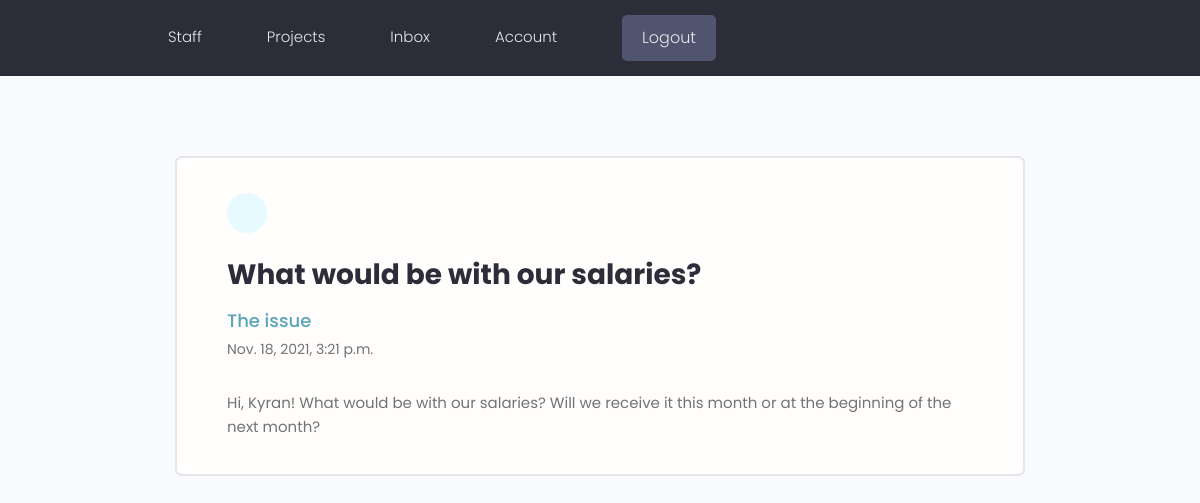
Screenshot of /message/07a002ef-8049-4cd1-8ed5-f372063178dc/ (signed in) with the database file from the repository.
### users/models.py (models this page shows, shortened)
class Message(models.Model):
    sender = models.ForeignKey(
        Profile, on_delete=models.SET_NULL, null=True, blank=True)
    recipient = models.ForeignKey(
        Profile, on_delete=models.SET_NULL, null=True, blank=True, related_name="messages")
    name = models.CharField(max_length=200, null=True, blank=True)
    email = models.EmailField(max_length=200, null=True, blank=True)
    subject = models.CharField(max_length=200, null=True, blank=True)
    body = models.TextField()
    is_read = models.BooleanField(default=False, null=True)
    created = models.DateTimeField(auto_now_add=True)
    id = models.UUIDField(default=uuid.uuid4, unique=True,
                          primary_key=True, editable=False)
    class Meta:
        ordering = ['is_read', '-created']

### users/views.py (the view)
# urls.py: path('message/<str:pk>/', views.viewMessage, name="message"),
@login_required(login_url='login')
def viewMessage(request, pk):
    profile = request.user.profile
    message = profile.messages.get(id=pk)
    if message.is_read == False:
        message.is_read = True
        message.save()
    context = {'message': message}
    return render(request, 'users/message.html', context)

### users/templates/users/message.html (shortened to what this page needs)
{% extends 'main.html' %}
{% block content %}
<main class="messagePage my-xl">
  <div class="content-box">
    <div class="message">
      <a class="backButton" href="{% url 'inbox' %}"></a>
      <h2 class="message__subject">{{message.subject}}</h4>
        {% if message.sender %}
        <a href="{% url 'user-profile' message.sender.id  %}" class="message__author">{{message.name}}</a>
        {% else %}
        <p class="message__author">{{message.name}}</p>
        {% endif %}
        <p class="message__date">{{message.created}}</p>
        <div class="message__body">{{message.body|linebreaksbr}}</div>
    </div>
  </div>
</main>
{% endblock content %}

### static/styles/app.css (style rules this page uses)
:root { --color-sub: #2d2d39; }
.content-box { width: 95%; max-width: 85rem; margin: 0 auto; }
.message { padding: 2.5rem 0; }
.message > a { display: flex; gap: 1rem; }
.message__author, .message__date { flex-basis: 25%; }
.message__subject { flex-basis: 50%; }
.message__date { text-align: right; }
.messagePage .message { list-style: none; background: var(--color-white); padding: 3.5rem 5rem; border: 2px solid var(--color-light); border-radius: 0.7rem; }
.messagePage .message__subject { font-size: 2.8rem; color: var(--color-sub); margin-bottom: 1rem; margin-top: 2rem; }
.messagePage .message__author { font-size: 1.8rem; font-weight: 500; }
.messagePage .message__date { font-size: 1.4rem; font-weight: 400; text-align: left; margin-bottom: 3rem; }
.backButton { background: var(--color-main-light); color: var(--color-main); width: 4rem; height: 4rem; display: flex; align-items: center; justify-content: center; border-radius: 50%; }

### static/uikit/styles/modules/_variables.css (style rules this page uses)
:root { --color-main: #5aa5b9; --color-main-light: #e6faff; --color-sub: #3f4156; --color-sub-light: #51546e; --color-sub-lighter: #ededfd; --color-text: #737373; --color-gray: #8b8b8b; --color-light: #e5e7eb; --color-light-gray: #767676; --color-bg: #f8fafd; --color-white: #fffefd; --color-white-light: #f3f3f3; --color-success: #359e64; --color-success-bg: #def8e8; --color-error: #fc4b0b; --color-error-bg: #fff2ee; --font-base: 'Poppins', arial, helvetica, 'Segoe UI', roboto, ubuntu, sans-serif; --font-monospace: 'Fira Code', 'Courier New', courier, monospace; --font-regular: 300; --font-medium: 500; --font-bold: 700; --generic-shadow: 1px 1px 5px #00000010; --generic-transition: all 0.3s ease-in-out; }

### static/uikit/styles/modules/_base.css (style rules this page uses)
* { margin: 0; padding: 0; box-sizing: border-box; text-rendering: optimizeLegibility; color: inherit; font-size: inherit; }
html { font-size: 50%; }
@media only screen and (min-width: 480px) { html { font-size: 56.25%; } }
@media only screen and (min-width: 1200px) { html { font-size: 62.5%; } }
body { line-height: 1.6; font-weight: 400; font-size: 1.5rem; color: var(--color-text); background-color: var(--color-bg); min-height: 100vh; }

### static/uikit/styles/modules/_typography.css (style rules this page uses)
* { font-family: var(--font-base); }
h2 { font-size: 3.6rem; font-weight: var(--font-bold); }
p, span, strong { font-size: 1.6rem; color: var(--color-text); font-weight: var(--font-regular); }
a { padding-bottom: 2px; text-decoration: none; display: inline-block; color: var(--color-main); font-weight: var(--font-medium); }

### static/uikit/styles/modules/_utilities.css (style rules this page uses)
.my-xl { margin: 8rem auto; }

### rows the page displays
Message: subject "What would be with our salaries?", name "The issue", created "Nov. 18, 2021, 3:21 p.m.", body "Hi, Kyran! What would be with our salaries? Will we receive it this month or at the beginning of the next month?"
